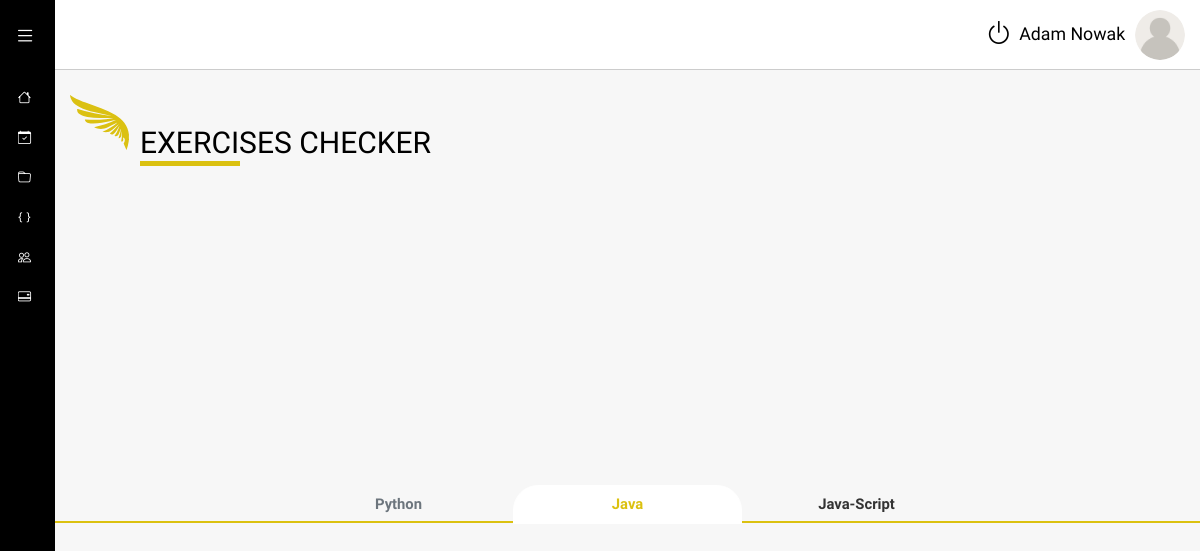
The app's page /exercises/ (signed in), older data.
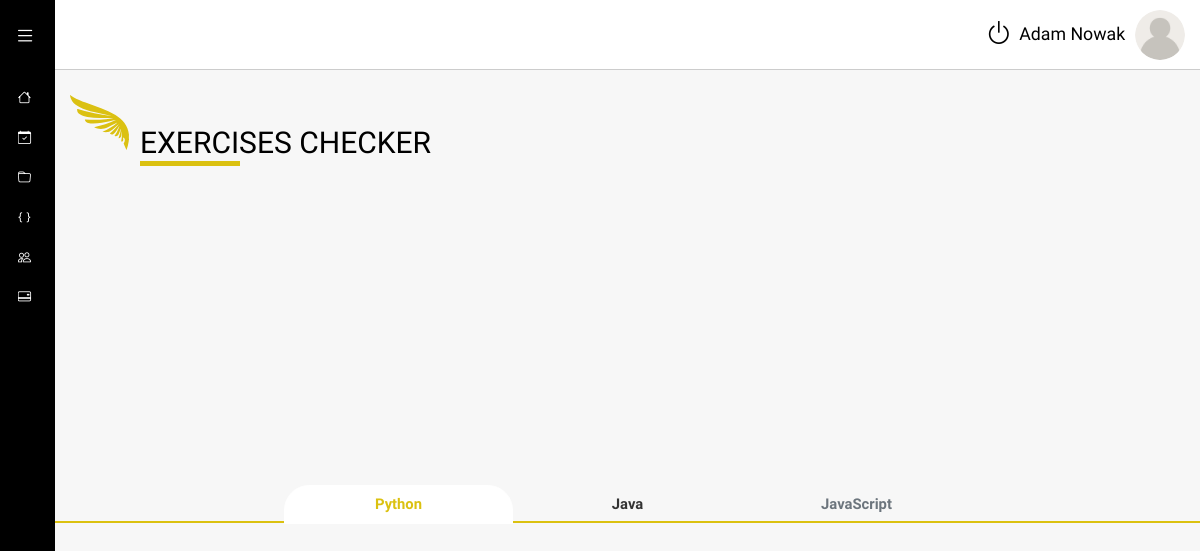
The same page, newer data.
### CRM_core/models.py (models this page shows, shortened)
class Student(models.Model):
    user = models.OneToOneField(User, on_delete=models.CASCADE)
    mentor = models.ManyToManyField(Mentor)
    enrollmentDate = models.DateTimeField(auto_now_add=True, null=True, blank=True)
    path = models.ForeignKey(Path, on_delete=models.PROTECT)
    user_image = models.ImageField(upload_to='user_avatar', default='user.png', null=True, blank=True)
    no_month = models.IntegerField(default=1)

### Exercises_checker/models.py (models this page shows, shortened)
class Language(models.Model):
    name = models.CharField(max_length=40)
    user = models.ManyToManyField(User, blank=True)

### Exercises_checker/views.py (the view)
# urls.py: path("", TasksListView.as_view(), name="exercises-list"),
class TasksListView(LoginRequiredMixin, ListView):
    template_name = 'Exercises_checker/exercises-list.html'
    model = Language
    context_object_name = "languages"

### CRM_core/templatetags/auth_extras.py (called while the page is built)
@register.filter(name='has_group')
def has_group(user, group_name):
    return user.groups.filter(name=group_name).exists()

@register.filter(name='has_access')
def has_access(user, topic):
    if user in topic.user.all():
        return True
    return False

### Exercises_checker/templates/Exercises_checker/exercises-list.html (shortened to what this page needs)
{% extends 'extends/layout.html' %}
{% load auth_extras %}
{% load static %}
{% block style %}
    <link rel="stylesheet" type="text/css" href={% static "Exercises_checker/css/exercises-list.css" %}>
{% endblock style %}
{% block main_content %}
    <img class="icon-title" src="{% static 'img/icon-wing.svg' %}" alt="">
    <h2 class="page-title">Exercises checker</h2>
    <hr>
    <ul class="task-tabs nav nav-tabs" id="myTab" role="tablist">
        {% for language in languages %}
            {% if request.user|has_group:"Student" and request.user|has_access:language %}
                <li class="task-tab nav-item" role="presentation">
                    <button class="nav-link" id="language-tab-{{ language.id }}" data-bs-toggle="tab"
                            data-bs-target="#tab-python" type="button" role="tab" aria-controls="tab-python"
                            aria-selected="true"
                            onclick="getExercises('{{ language.id }}');return false;">{{ language.name }}</button>
                </li>
            {% else %}
                <li class="task-tab nav-item" role="presentation">
                    <button class="nav-link disabled" id="{{ language.name }}-tab" data-bs-toggle="tab"
                            data-bs-target="#tab-python" type="button" role="tab" aria-controls="tab-python"
                            aria-selected="true">{{ language.name }}  </button>
                </li>
            {% endif %}
        {% endfor %}
    </ul>
{% endblock %}

### templates/extends/layout.html (shortened to what this page needs)
{% load static %}{% load auth_extras %}<!DOCTYPE html>
<html lang="en">
<head>
    {% include 'includes/head.html' %}
    <link rel="stylesheet" href="{% static 'css/style.css' %}">
    {% block style %}{% endblock %}
</head>
<body>
<div class="wrapper">
    <div class="sidebar">
        <div class="sidebar-header">
            <label for="menu-toggle" class="menu-toggle"><i class="bi bi-list"></i></label>
        </div>
        <div class="sidebar-menu">
            <ul>
                <li>
                    <a href="{% url 'index' %}">
                        <span><i class="bi bi-house" title="Home"></i></span>
                    </a>
                </li>
                <li>
                    <a href="{% url 'calendar' %}">
                        <span><i class="bi bi-calendar-check" title="Calendar"></i></span>
                    </a>
                </li>
                <li>
                    <a href="{% url 'programming_path' %}">
                        <span><i class="bi bi-folder" title="Documents"></i></span>
                    </a>
                </li>
                <li>
                    <a href="{% url 'exercises-list' %}">
                        <span><i class="bi bi-braces" title="Exercises"></i></span>
                    </a>
                </li>
                <li>
                    <a href="{% url 'summary' %}">
                        <span><i class="bi bi-people" title="Users"></i></span>
                    </a>
                </li>
                <li>
                    <a href="{% url 'payment' %}">
                        <span><i class="bi bi-credit-card-2-back" title="Payments"></i></span>
                    </a>
                </li>
            </ul>
        </div>
    </div>
    <div class="main-content">
        <header>
            <a class="log-out " title="log-out" href='{% url 'logout' %}'><i class="bi bi-power"></i></a>
            <p class="username m-0">
                {% if user.is_authenticated %}{{ user.first_name }} {{ user.last_name }}{% endif %}
            </p>
            <div class="avatar">
                <img id="user-avatar"
                        {% if request.user|has_group:"Mentor" %}
                     src="{{ user.mentor.user_image.url }}"
                        {% else %}
                     src="{{ user.student.user_image.url }}"
                        {% endif %}
                     alt="User avatar"
                     data-bs-toggle="collapse" data-bs-target="#collapseAvatarPopup"
                     aria-expanded="false"
                     aria-controls="collapseAvatarPopup">
            </div>
        </header>
        <main>
            {% block main_content %}{% endblock %}
        </main>
    </div>
</div>
</body>
</html>

### templates/includes/head.html (shortened to what this page needs)
    <link rel="stylesheet" href="https://cdn.jsdelivr.net/npm/bootstrap-icons@1.5.0/font/bootstrap-icons.css">
    <link href="https://cdn.jsdelivr.net/npm/bootstrap@5.1.1/dist/css/bootstrap.min.css" rel="stylesheet"
>

### static/css/style.css (style rules this page uses)
* { box-sizing: border-box; padding: 0; margin: 0; }
html { font-size: 92.5%; scroll-behavior: smooth; }
body { font-family: "Spartan", sans-serif; color: #000; }
.wrapper { margin: 0 auto; max-width: 1600px; }
.sidebar { padding: 0.7rem 1rem 1rem; height: 100%; width: 55px; position: fixed; z-index: 100; color: #fff; background-color: #000; overflow-y: auto; transition: width 0.3s; overflow: hidden; }
.sidebar-header { display: flex; justify-content: space-between; align-items: center; height: 60px; overflow: hidden; }
.sidebar-header .bi-list { display: inline-block; font-size: 1.4rem; color: #fff; margin-bottom: 0.5rem; cursor: pointer; transition: color 0.3s; }
.sidebar-menu ul { list-style: none; padding: 0 0.2rem; }
.sidebar-menu ul li { margin-top: 1.2rem; }
.sidebar-menu ul li a { text-decoration: none; color: #fff; font-size: 0.9rem; transition: color 0.3s; display: block; height: 1.5rem; overflow: hidden; }
.main-content { position: relative; margin-left: 55px; transition: margin-left 0.3s; }
header { position: relative; top: 0; width: 100%; display: flex; justify-content: flex-end; align-items: center; padding: 0 1rem; height: 70px; background-color: #fff; border-bottom: 1px solid #ccc; z-index: 99; }
header .avatar { border-radius: 50%; overflow: hidden; margin-left: 10px; z-index: 100; }
header .avatar img { height: 50px; width: 50px; }
header .username { font-size: 1.2rem; }
header .log-out { padding: 0 7px; background: none; border: none; transition: transform 0.3s; }
header .log-out .bi-power { font-size: 1.8rem; color: #000; transition: color 0.3s; }
main { background-color: #f7f7f7; min-height: 92vh; padding: 1rem; }

### Exercises_checker/static/Exercises_checker/css/exercises-list.css (style rules this page uses)
* { box-sizing: border-box; padding: 0; margin: 0; }
main { position: relative; padding: 0; }
main .icon-title { position: absolute; top: 25px; left: 15px; height: 55px; width: auto; animation: moveUp 4s linear infinite; }
main .page-title { display: inline-block; margin-left: 70px; padding: 55px 15px 0; font-size: 20px; text-transform: uppercase; }
main hr { background-color: #dbc110; opacity: 1; margin-left: 85px; width: 100px; margin-top: -7px; margin-bottom: 50px; }
main hr:not([size]) { height: 4px; }
.task-tabs { display: flex; align-items: center; justify-content: center; border-bottom: 2px solid #dbc110; }
.task-tabs .task-tab button { width: 100%; margin-bottom: -3px; border-top-left-radius: 25px; border-top-right-radius: 25px; color: #333; font-weight: bold; }
.nav-tabs .nav-item.show .nav-link, .nav-tabs .nav-link.active { border-color: #fff #fff #fff; color: #dbc110; }
@media (min-width: 576px) { main .page-title { font-size: 30px; } }
@media (min-width: 576px) { main hr:not([size]) { height: 5px; } }
@media (min-width: 576px) { .task-tabs .task-tab { width: 30%; } }
@media (min-width: 576px) { .task-tabs .task-tab button { width: 100%; } }
@media (min-width: 768px) { .task-tabs .task-tab { width: 25%; } }
@media (min-width: 768px) { .task-tabs .task-tab button { width: 100%; } }
@media (min-width: 992px) { .task-tabs .task-tab { width: 20%; } }
@media (min-width: 992px) { .task-tabs .task-tab button { width: 100%; } }

Row changes from the older to the newer data that the page shows:
changed Language: name "Java-Script" → "JavaScript"
